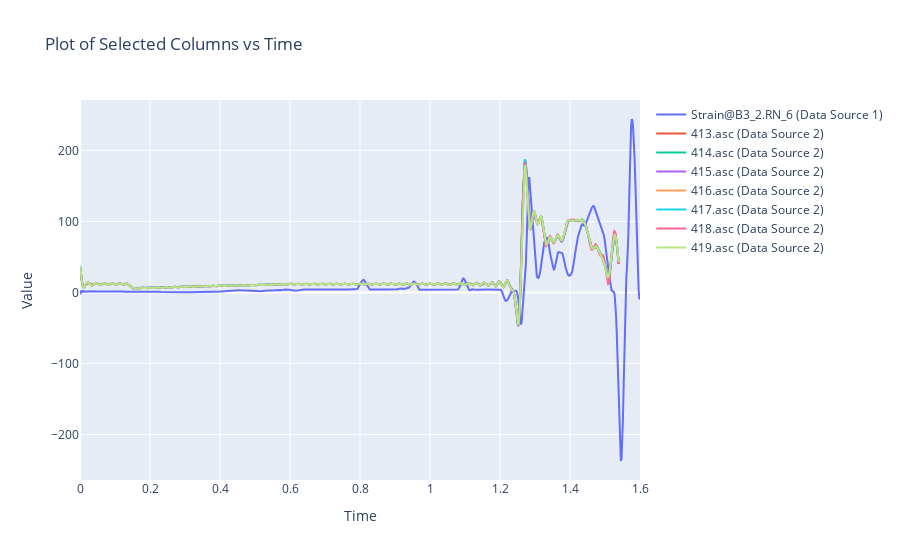

Write notebook code for a chart like this one.
### Code cell
import mod as dp
import plotly.graph_objs as go

# Define paths
path1 = r"D:\OneDrive\Articles\10.Working\[D21][20211009]ContactMechanics\MBD.jl\plots\adams2\MR_door (run 29)_out2.csv"
path2 = r"D:\OneDrive\Articles\10.Working\[D21][20211009]ContactMechanics\MBD.jl\plots\adams2\6\GFO_MF U3_export.csv"

# Load data
df1, df2 = dp.load_data(path1, path2)

# Define parameters
selected_columns1 = ['Strain@B3_2.RN_6']
start_time1 = 98.4
end_time1 = 100
selected_columns2 = ['413.asc','414.asc','415.asc','416.asc','417.asc','418.asc','419.asc']  # Replace with actual column names
start_time2 = 0
end_time2 = 2
data_amount = 8
smoothing_method = 'Fourier Filter'
window_sizes1 = [200]*9
window_sizes2 = [70]*9

# Filter data
filtered_df1, filtered_df2, selected_columns1, selected_columns2 = dp.filter_data(df1, df2, start_time1, end_time1, start_time2, end_time2, selected_columns1, selected_columns2, data_amount)

# Apply scaling
filtered_df1 = dp.apply_scaling(filtered_df1, selected_columns1)

# Apply smoothing
filtered_df1, filtered_df2 = dp.apply_smoothing(filtered_df1, filtered_df2, selected_columns1, selected_columns2, smoothing_method, window_sizes1, window_sizes2)

# Create figure
fig = dp.create_figure(filtered_df1, filtered_df2, selected_columns1, selected_columns2, start_time1)

# Show the figure (or save it)
fig.show()  # Or use fig.write_image("output.png") to save the figure as an image

### Figure 1 — Plotly figure (JSON) as saved in the notebook; plotly's stock layout.template omitted (floating-point values rounded to 4 significant figures; data arrays with more than 128 entries replaced by an {"elided": "..."} marker saying what was removed)
{"data": [{"mode": "lines", "name": "Strain@B3_2.RN_6 (Data Source 1)", "type": "scatter", "x": {"elided": "820 float values"}, "y": {"elided": "820 float values"}}, {"mode": "lines", "name": "413.asc (Data Source 2)", "type": "scatter", "x": {"elided": "1540 float values"}, "y": {"elided": "1540 float values"}}, {"mode": "lines", "name": "414.asc (Data Source 2)", "type": "scatter", "x": {"elided": "1540 float values"}, "y": {"elided": "1540 float values"}}, {"mode": "lines", "name": "415.asc (Data Source 2)", "type": "scatter", "x": {"elided": "1540 float values"}, "y": {"elided": "1540 float values"}}, {"mode": "lines", "name": "416.asc (Data Source 2)", "type": "scatter", "x": {"elided": "1540 float values"}, "y": {"elided": "1540 null values"}}, {"mode": "lines", "name": "417.asc (Data Source 2)", "type": "scatter", "x": {"elided": "1540 float values"}, "y": {"elided": "1540 float values"}}, {"mode": "lines", "name": "418.asc (Data Source 2)", "type": "scatter", "x": {"elided": "1540 float values"}, "y": {"elided": "1540 float values"}}, {"mode": "lines", "name": "419.asc (Data Source 2)", "type": "scatter", "x": {"elided": "1540 float values"}, "y": {"elided": "1540 float values"}}], "layout": {"title": {"text": "Plot of Selected Columns vs Time"}, "xaxis": {"title": {"text": "Time"}}, "yaxis": {"title": {"text": "Value"}}}}
